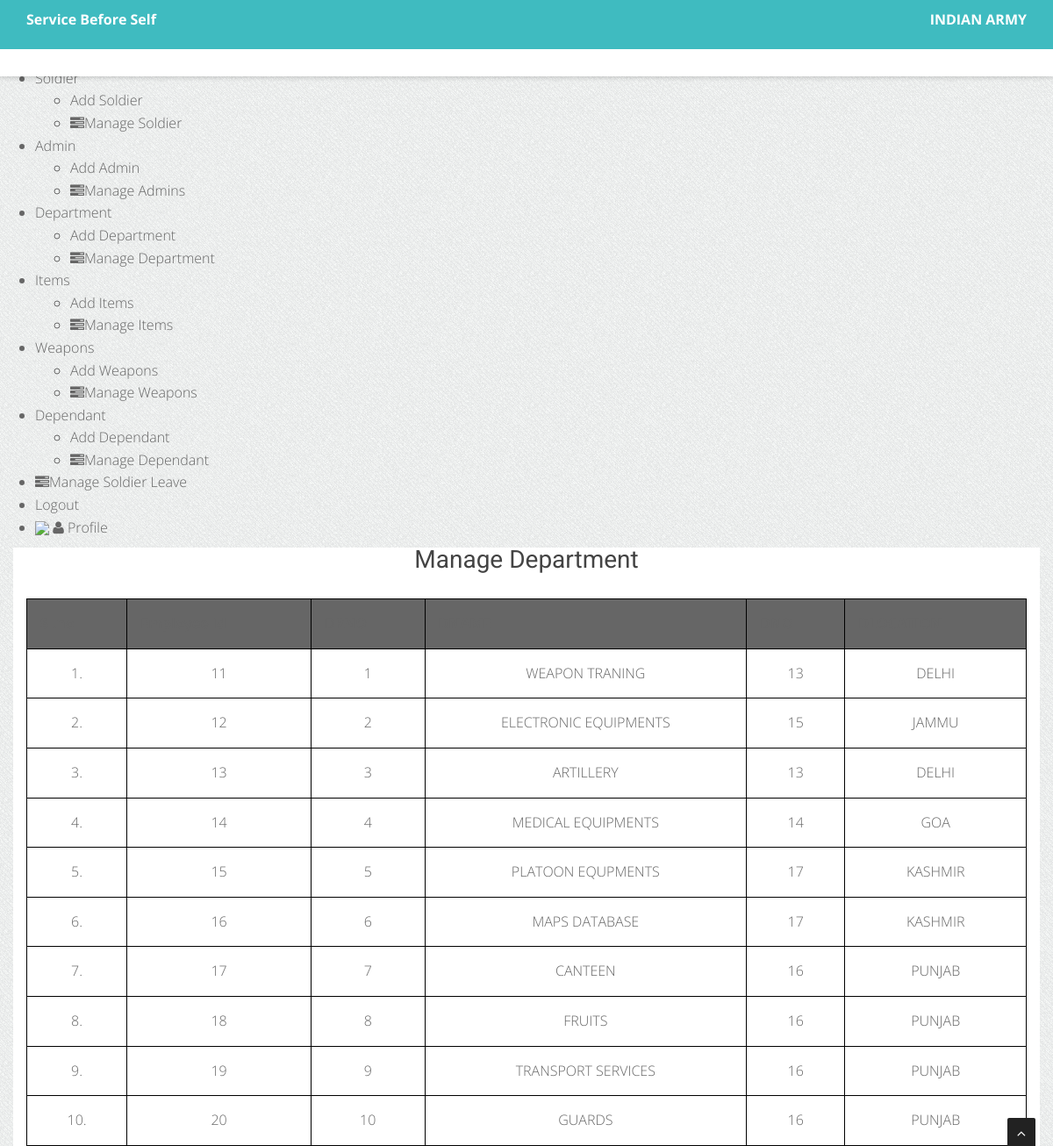
The app's page /admin/manage-department.php (signed in) with its own data.
### tables this page shows
CREATE TABLE `DEPARTMENT` ( `id` int(15) NOT NULL,
                           `DRNO`  INT NOT NULL ,
	                         `DNAME` CHAR (25) NOT NULL,
                           `DNO` INT NOT NULL ,
                           `DLOCATION` CHAR (25) NOT NULL,
                          UNIQUE(`DNAME`),
				          FOREIGN KEY(`DNO`)REFERENCES SOLDIERS(`RNO`)
			                   
                          );

### admin/manage-department.php (the view, shortened to what this page needs)
<?php
    require_once "include/header.php";
?>
<?php
    require_once "include/header.php";
?>
<?php
$sql = "SELECT * FROM DEPARTMENT";
$result = mysqli_query($conn , $sql);
$i = 1;
?>
<div class="container bg-white shadow">
    <div class="py-4 mt-5">
    <div class='text-center pb-2'><h4>Manage Department</h4></div>
    <table style="width:100%" class="table-hover text-center ">
    <tr class="bg-dark">
        <th>Sl.no</th>
        <th>Employee Id</th>
        <th>DRNO</th>
        <th>DNAME</th>
        <th>DNO</th>
        <th>DLOCATION</th>
    <?php
    if( mysqli_num_rows($result) > 0){
        while( $rows = mysqli_fetch_assoc($result) ){
            $id = $rows["id"];
            $DRNO= $rows["DRNO"];
            $DNAME= $rows["DNAME"];
            $DNO = $rows["DNO"];
            $DLOCATION = $rows["DLOCATION"];
            ?>
        <tr>
        <td><?php echo "{$i}."; ?></td>
        <td><?php echo $id; ?></td>
        <td> <?php echo $DRNO ; ?></td>
        <td><?php echo $DNAME; ?></td>
        <td> <?php echo $DNO ; ?></td>
        <td><?php echo $DLOCATION; ?></td>
    <?php
            $i++;
            }
        }
    ?>
     </tr>
    </table>
    </div>
</div>
<?php
    require_once "include/footer.php";
?>
<?php
    require_once "include/footer.php";
?>

### css/style.css (style rules this page uses)
body { width: 100%; height: 100%; font-family: 'Open Sans', sans-serif; font-weight: 300; color: #666; background-color: #ddd; font-size: 16px; line-height: 1.6em; }
html { width: 100%; height: 100%; }
h4 { font-size: 28px; }
h1, h2, h3, h4, h5, h6 { margin: 0 0 30px; font-family: 'Roboto', sans-serif; font-weight: 400; color: #444; line-height: 1em; }
.bg-white { background: #fff; }
.bg-dark { background: #404040; }
.bg-dark { background: #666; }

### bodybg/bg1.css (style rules this page uses)
body { background: url(../img/bodybg/bg1.png) repeat left top; }

### admin/manage-department.php (style rules this page uses)
table, th, td { border: 1px solid black; padding: 15px; }
table { border-spacing: 10px; }

### records on screen
department: id "11", DRNO "1", DNAME "WEAPON TRANING", DNO "13", DLOCATION "DELHI"
department: id "12", DRNO "2", DNAME "ELECTRONIC EQUIPMENTS", DNO "15", DLOCATION "JAMMU"
department: id "13", DRNO "3", DNAME "ARTILLERY", DNO "13", DLOCATION "DELHI"
department: id "14", DRNO "4", DNAME "MEDICAL EQUIPMENTS", DNO "14", DLOCATION "GOA"
department: id "15", DRNO "5", DNAME "PLATOON EQUPMENTS", DNO "17", DLOCATION "KASHMIR"
department: id "16", DRNO "6", DNAME "MAPS DATABASE", DNO "17", DLOCATION "KASHMIR"
department: id "17", DRNO "7", DNAME "CANTEEN", DNO "16", DLOCATION "PUNJAB"
department: id "18", DRNO "8", DNAME "FRUITS", DNO "16", DLOCATION "PUNJAB"
department: id "19", DRNO "9", DNAME "TRANSPORT SERVICES", DNO "16", DLOCATION "PUNJAB"
department: id "20", DRNO "10", DNAME "GUARDS", DNO "16", DLOCATION "PUNJAB"
